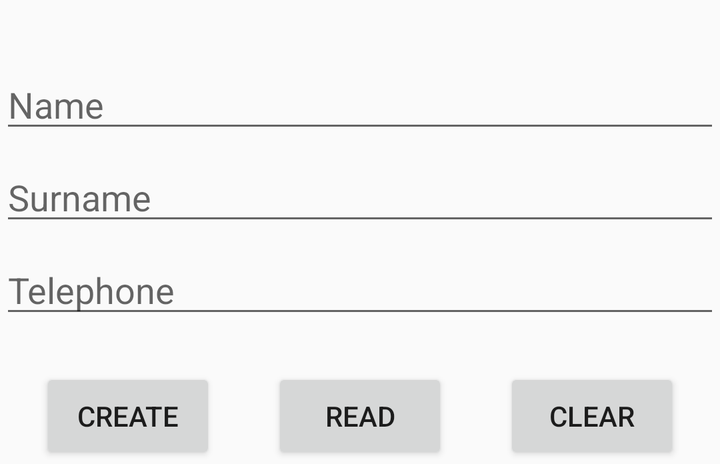
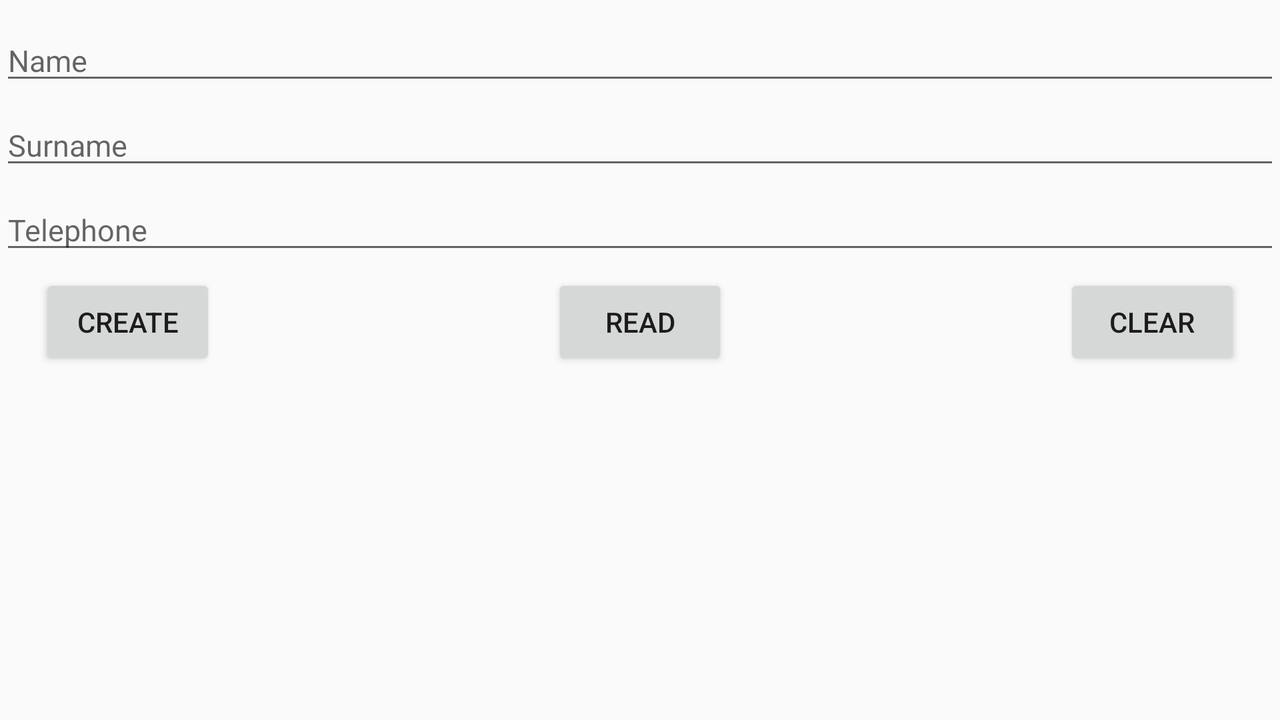

First picture: res/layout/ on a phone held upright. Second picture: the repository's own variant of that layout, on a device whose configuration matches the variant's folder. Source for both follows.
<!-- AndroidManifest.xml: application theme MyMaterialTheme -->
<!-- res/layout/fragment_four.xml -->
<?xml version="1.0" encoding="utf-8"?>
<LinearLayout xmlns:android="http://schemas.android.com/apk/res/android"
    xmlns:tools="http://schemas.android.com/tools"
    android:layout_width="match_parent"
    android:layout_height="wrap_content"
    android:orientation="vertical"
    tools:context="com.edgar.myfirsthomework.Activities.MainActivity">


    <EditText
        android:id="@+id/nameEdTxt"
        android:layout_width="match_parent"
        android:layout_height="wrap_content"
        android:layout_marginTop="30dp"
        android:hint="@string/name" />

    <EditText
        android:id="@+id/surNameEdTxt"
        android:layout_width="match_parent"
        android:layout_height="wrap_content"
        android:layout_below="@id/nameEdTxt"
        android:layout_marginTop="5dp"
        android:hint="@string/surname" />

    <EditText
        android:id="@+id/telephoneEdTxt"
        android:layout_width="match_parent"
        android:layout_height="wrap_content"
        android:layout_below="@+id/surNameEdTxt"
        android:layout_marginTop="5dp"
        android:hint="@string/telephone" />

    <RelativeLayout
        android:id="@+id/relative"
        android:layout_width="match_parent"
        android:layout_height="match_parent"
        android:layout_below="@+id/telephoneEdTxt">

        <Button
            android:id="@+id/createBtn"
            android:layout_width="wrap_content"
            android:layout_height="wrap_content"
            android:layout_marginLeft="20dp"
            android:layout_marginTop="20dp"
            android:text="@string/create" />

        <Button
            android:id="@+id/readBtn"
            android:layout_width="wrap_content"
            android:layout_height="wrap_content"
            android:layout_centerHorizontal="true"
            android:layout_marginRight="20dp"
            android:layout_marginTop="20dp"
            android:text="@string/read" />

        <Button
            android:id="@+id/clearBtn"
            android:layout_width="wrap_content"
            android:layout_height="wrap_content"
            android:layout_alignParentRight="true"
            android:layout_marginRight="20dp"
            android:layout_marginTop="20dp"
            android:text="@string/clear" />
    </RelativeLayout>

            <ListView
                android:id="@+id/contactListView"
                android:layout_width="match_parent"
                android:layout_height="wrap_content"
                android:layout_below="@+id/relative">
            </ListView>

</LinearLayout>
<!-- resources referenced by this layout -->
<resources>
  <string name="clear">Clear</string>
  <string name="create">Create</string>
  <string name="name">Name</string>
  <string name="read">Read</string>
  <string name="surname">Surname</string>
  <string name="telephone">Telephone</string>
  <style name="MyMaterialTheme" parent="MyMaterialTheme.Base">
  
      </style>
  <style name="MyMaterialTheme.Base" parent="Theme.AppCompat.Light.DarkActionBar">
          <item name="windowNoTitle">true</item>
          <item name="windowActionBar">false</item>
          <item name="colorPrimary">@color/colorPrimary</item>
          <item name="colorPrimaryDark">@color/colorPrimaryDark</item>
          <item name="colorAccent">@color/colorAccent</item>
      </style>
  <color name="colorPrimary">#125688</color>
  <color name="colorPrimaryDark">#125688</color>
  <color name="colorAccent">#c8e8ff</color>
</resources>
<!-- res/layout-land/fragment_four.xml (the repository's variant of the layout above) -->
<!-- drawn on the phone turned sideways -->
<?xml version="1.0" encoding="utf-8"?>
<RelativeLayout xmlns:android="http://schemas.android.com/apk/res/android"
    xmlns:tools="http://schemas.android.com/tools"
    android:layout_width="match_parent"
    android:layout_height="match_parent"
    tools:context="com.edgar.myfirsthomework.Activities.MainActivity">

    <EditText
        android:id="@+id/nameEdTxt"
        android:layout_width="match_parent"
        android:layout_height="wrap_content"
        android:textSize="15sp"
        android:hint="@string/name"
        android:layout_marginTop="10dp"
        />
    <EditText
        android:id="@+id/surNameEdTxt"
        android:layout_width="match_parent"
        android:layout_height="wrap_content"
        android:textSize="15sp"
        android:hint="@string/surname"
        android:layout_below="@id/nameEdTxt"
        android:layout_marginTop="5dp"
        />
    <EditText
        android:id="@+id/telephoneEdTxt"
        android:layout_width="match_parent"
        android:layout_height="wrap_content"
        android:textSize="15sp"
        android:hint="@string/telephone"
        android:layout_below="@+id/surNameEdTxt"
        android:layout_marginTop="5dp"
        />
    <Button
        android:id="@+id/createBtn"
        android:layout_width="wrap_content"
        android:layout_height="wrap_content"
        android:layout_below="@id/telephoneEdTxt"
        android:layout_marginTop="5dp"
        android:layout_marginLeft="20dp"
        android:text="@string/create"
        />
    <Button
        android:id="@+id/readBtn"
        android:layout_width="wrap_content"
        android:layout_height="wrap_content"
        android:layout_below="@id/telephoneEdTxt"
        android:layout_marginTop="5dp"
        android:layout_centerHorizontal="true"
        android:layout_marginRight="20dp"
        android:text="@string/read"
        />
    <Button
        android:id="@+id/clearBtn"
        android:layout_width="wrap_content"
        android:layout_height="wrap_content"
        android:layout_alignParentRight="true"
        android:layout_below="@+id/telephoneEdTxt"
        android:layout_marginTop="5dp"
        android:layout_marginRight="20dp"
        android:text="@string/clear"
        />
    <ListView
        android:id="@+id/contactListView"
        android:layout_width="match_parent"
        android:layout_height="match_parent"
        android:layout_marginTop="20dp"
        android:layout_below="@+id/readBtn">
    </ListView>

</RelativeLayout>
